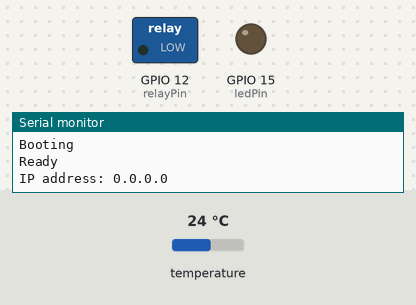
The sketch below on a simulated ESP8266 (NodeMCU). Parts: switched loads named in the sketch (green lamp = pin HIGH), output pins drawn as LEDs (lit = HIGH), the last lines printed to the serial monitor. Inputs (shaded band) come from the test bench; at power-on: temperature 24 °C. WiFi joins after 1.5 s; servers stay silent unless stated; uploads are accepted with an empty reply.

Above: at 10.3 s.
At 21.21 s:
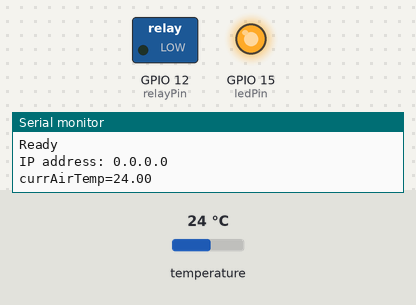
Timing chart, 0 to 26.0 s (numbered marks = the images above):
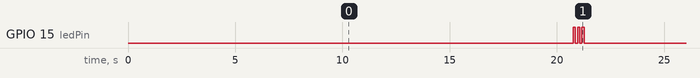

The sketch:

heater3Switch.ino.ino
```cpp
#include <OneWire.h>
#include <DallasTemperature.h>
#include <ESP8266WiFi.h>
#include <ESP8266HTTPClient.h>
#include <ArduinoJson.h>
#include <ESP8266mDNS.h>
#include <WiFiUdp.h>
#include <ArduinoOTA.h>

const char* ssid = "TP-LINK-158";
const char* password = "inter158net";
const char* usr = "dev10";
const char* pwd = "dev10dev10";

unsigned long currentTime;
unsigned long prewTime;
unsigned long lastSwitch;
float setTemp = 10;
float currAirTemp = setTemp;


#define ledPin 15
#define relayPin 12

#define ONE_WIRE_BUS 2

OneWire oneWire(ONE_WIRE_BUS);
DeviceAddress airThermometer = {0x28, 0xFF, 0x96, 0x1B, 0x01, 0x17, 0x04, 0x87};//воздух
//ROM = 28 FF 96 1B 1 17 4 87


DallasTemperature sensors(&oneWire);

void setup() {
  Serial.begin(9600);
  Serial.setDebugOutput(true);
  Serial.println("Booting");

  WiFi.begin(ssid, password);
  Serial.println("Ready");
  Serial.print("IP address: ");
  Serial.println(WiFi.localIP());

  sensors.begin();
  sensors.setResolution(airThermometer, 12);

  pinMode(relayPin, OUTPUT);//RELAY+LED RED
  pinMode(ledPin, OUTPUT);//LED BLUE
  setDefaultPortValues();

  ArduinoOTA.setPort(8266);
  String hostName = "esp8266:";
  hostName += usr;
  ArduinoOTA.setHostname(hostName.c_str());
  ArduinoOTA.begin();
}

void setDefaultPortValues() {
  setRelay();
  digitalWrite(ledPin, 0);
}

void setRelay() {
  if(!digitalRead(relayPin) && millis() - lastSwitch < 5*60*1000) {
    return;
  }
  if(digitalRead(relayPin) && millis() - lastSwitch > 25*60*1000) {
    lastSwitch = millis();
    digitalWrite(relayPin, 0);
    Serial.println("Set OFF");
    return;
  }
  if(currAirTemp < (setTemp - 0.3)) {
    if(!digitalRead(relayPin)) {
      lastSwitch = millis();
      digitalWrite(relayPin, 1);
      Serial.println("Set ON");
    }
  } else if(currAirTemp > (setTemp + 0.3)) {
    if(digitalRead(relayPin)) {
      lastSwitch = millis();
      digitalWrite(relayPin, 0);
      Serial.println("Set OFF");
    }
  }
}

void loop() {
  ArduinoOTA.handle();

  currentTime = millis();
  if(currentTime < (prewTime + 20000)) {
    return;
  }
  prewTime = currentTime;

  sensors.requestTemperatures();
  currAirTemp = sensors.getTempC(airThermometer);
  Serial.println("currAirTemp=" + String(currAirTemp));


  digitalWrite(ledPin, !digitalRead(ledPin));
  delay(100);
  digitalWrite(ledPin, !digitalRead(ledPin));
  delay(100);
  digitalWrite(ledPin, !digitalRead(ledPin));
  delay(100);
  digitalWrite(ledPin, !digitalRead(ledPin));
  delay(100);
  digitalWrite(ledPin, !digitalRead(ledPin));
  delay(100);
  digitalWrite(ledPin, !digitalRead(ledPin));

  // wait for WiFi connection
  if((WiFi.status() == WL_CONNECTED)) {

    HTTPClient http;
    Serial.println("[HTTP] start...");
    String url = "http://iot.lyolek.dp.ua/services/device.php?";
    url += "GPIO01=" + String(currAirTemp) + "&";
    url += "GPIO100=" + String(digitalRead(relayPin));
    Serial.println(url);
    http.begin(url);
    http.setAuthorization(usr, pwd);

    int httpCode = http.GET();
    Serial.printf("[HTTP] GET... code: %d\n", httpCode);
    if(httpCode == 200) {
      String resp = http.getString();
      char JSONMessage[resp.length() + 1];
      resp.toCharArray(JSONMessage, resp.length() + 1);
      Serial.println(JSONMessage);
      StaticJsonBuffer<300> JSONBuffer;   //Memory pool
      JsonObject& parsed = JSONBuffer.parseObject(JSONMessage); //Parse message
      if (!parsed.success()) {   //Check for errors in parsing

        Serial.println("Parsing failed");
        setDefaultPortValues();
        return;
      }
      setTemp = parsed["GPIO12"];
      Serial.printf("GPIO12=%d\n", setTemp);
      setRelay();
      digitalWrite(ledPin, 1);
    } else {
        Serial.printf("[HTTP] GET... failed, error: %s\n", http.errorToString(httpCode).c_str());
        setDefaultPortValues();
    }
    http.end();
  } else {
    setDefaultPortValues();
  }
}
```

Measured:
- by itself, GPIO 15 (ledPin): repeats every 20.0 s: 2 × (LOW 0.10 s, HIGH 0.10 s), LOW 19.5 s, HIGH 0.10 s
- by itself, everything shown: repeats every 20.0 s, in 6 steps
